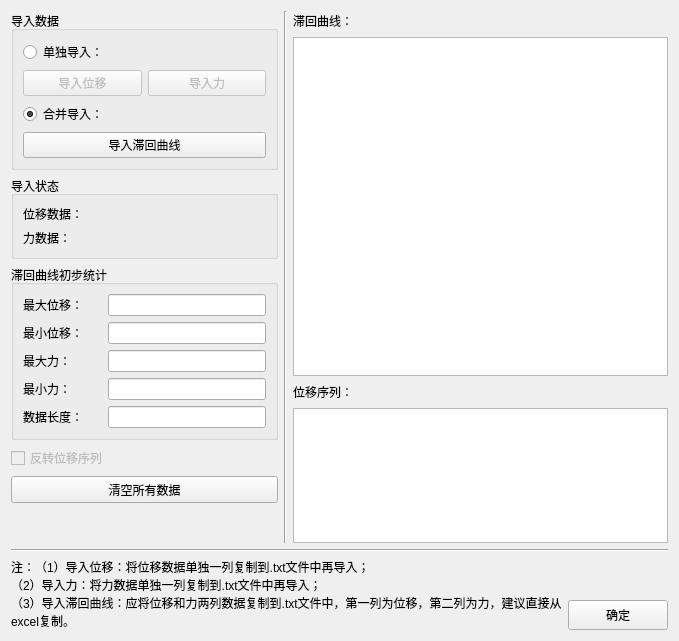
      <widget class="QWidget" name="tab1">
       <attribute name="title">
        <string>导入数据</string>
       </attribute>
       <layout class="QVBoxLayout" name="verticalLayout_24" stretch="1,0,0">
        <item>
         <layout class="QHBoxLayout" name="horizontalLayout_21" stretch="0,0,1">
          <item>
           <layout class="QVBoxLayout" name="verticalLayout_4">
            <item>
             <widget class="QGroupBox" name="groupBox">
              <property name="minimumSize">
               <size>
                <width>267</width>
                <height>159</height>
               </size>
              </property>
              <property name="maximumSize">
               <size>
                <width>267</width>
                <height>159</height>
               </size>
              </property>
              <property name="title">
               <string>导入数据</string>
              </property>
              <layout class="QVBoxLayout" name="verticalLayout_2" stretch="1,1,1,1">
               <item>
                <widget class="QRadioButton" name="radioButton">
                 <property name="text">
                  <string>单独导入：</string>
                 </property>
                </widget>
               </item>
               <item>
                <layout class="QHBoxLayout" name="horizontalLayout">
                 <item>
                  <widget class="QPushButton" name="pushButton">
                   <property name="enabled">
                    <bool>false</bool>
                   </property>
                   <property name="text">
                    <string>导入位移</string>
                   </property>
                  </widget>
                 </item>
                 <item>
                  <widget class="QPushButton" name="pushButton_2">
                   <property name="enabled">
                    <bool>false</bool>
                   </property>
                   <property name="text">
                    <string>导入力</string>
                   </property>
                  </widget>
                 </item>
                </layout>
               </item>
               <item>
                <widget class="QRadioButton" name="radioButton_2">
                 <property name="text">
                  <string>合并导入：</string>
                 </property>
                 <property name="checked">
                  <bool>true</bool>
                 </property>
                </widget>
               </item>
               <item>
                <widget class="QPushButton" name="pushButton_3">
                 <property name="text">
                  <string>导入滞回曲线</string>
                 </property>
                </widget>
               </item>
              </layout>
             </widget>
            </item>
            <item>
             <widget class="QGroupBox" name="groupBox_4">
              <property name="title">
               <string>导入状态</string>
              </property>
              <layout class="QVBoxLayout" name="verticalLayout_9">
               <item>
                <widget class="QLabel" name="label_13">
                 <property name="text">
                  <string>位移数据：</string>
                 </property>
                </widget>
               </item>
               <item>
                <widget class="QLabel" name="label_14">
                 <property name="text">
                  <string>力数据：</string>
                 </property>
                </widget>
               </item>
              </layout>
             </widget>
            </item>
            <item>
             <widget class="QGroupBox" name="groupBox_2">
              <property name="title">
               <string>滞回曲线初步统计</string>
              </property>
              <layout class="QGridLayout" name="gridLayout" columnstretch="1,2">
               <item row="0" column="0">
                <widget class="QLabel" name="label">
                 <property name="text">
                  <string>最大位移：</string>
                 </property>
                </widget>
               </item>
               <item row="2" column="1">
                <widget class="QLineEdit" name="lineEdit_3">
                 <property name="readOnly">
                  <bool>true</bool>
                 </property>
                 <property name="clearButtonEnabled">
                  <bool>false</bool>
                 </property>
                </widget>
               </item>
               <item row="3" column="0">
                <widget class="QLabel" name="label_4">
                 <property name="text">
                  <string>最小力：</string>
                 </property>
                </widget>
               </item>
               <item row="1" column="1">
                <widget class="QLineEdit" name="lineEdit_2">
                 <property name="readOnly">
                  <bool>true</bool>
                 </property>
                 <property name="clearButtonEnabled">
                  <bool>false</bool>
                 </property>
                </widget>
               </item>
               <item row="1" column="0">
                <widget class="QLabel" name="label_2">
                 <property name="text">
                  <string>最小位移：</string>
                 </property>
                </widget>
               </item>
               <item row="2" column="0">
                <widget class="QLabel" name="label_3">
                 <property name="text">
                  <string>最大力：</string>
                 </property>
                </widget>
               </item>
               <item row="3" column="1">
                <widget class="QLineEdit" name="lineEdit_4">
                 <property name="readOnly">
                  <bool>true</bool>
                 </property>
                 <property name="clearButtonEnabled">
                  <bool>false</bool>
                 </property>
                </widget>
               </item>
               <item row="0" column="1">
                <widget class="QLineEdit" name="lineEdit">
                 <property name="readOnly">
                  <bool>true</bool>
                 </property>
                 <property name="clearButtonEnabled">
                  <bool>false</bool>
                 </property>
                </widget>
               </item>
               <item row="4" column="0">
                <widget class="QLabel" name="label_10">
                 <property name="text">
                  <string>数据长度：</string>
                 </property>
                </widget>
               </item>
               <item row="4" column="1">
                <widget class="QLineEdit" name="lineEdit_5">
                 <property name="readOnly">
                  <bool>true</bool>
                 </property>
                </widget>
               </item>
              </layout>
             </widget>
            </item>
            <item>
             <widget class="QCheckBox" name="checkBox_6">
              <property name="enabled">
               <bool>false</bool>
              </property>
              <property name="text">
               <string>反转位移序列</string>
              </property>
             </widget>
            </item>
            <item>
             <widget class="QPushButton" name="pushButton_8">
              <property name="minimumSize">
               <size>
                <width>0</width>
                <height>27</height>
               </size>
              </property>
              <property name="text">
               <string>清空所有数据</string>
              </property>
             </widget>
            </item>
            <item>
             <spacer name="verticalSpacer">
              <property name="orientation">
               <enum>Qt::Vertical</enum>
              </property>
              <property name="sizeHint" stdset="0">
               <size>
                <width>20</width>
                <height>40</height>
               </size>
              </property>
             </spacer>
            </item>
           </layout>
          </item>
          <item>
           <widget class="Line" name="line">
            <property name="orientation">
             <enum>Qt::Vertical</enum>
            </property>
           </widget>
          </item>
          <item>
           <layout class="QVBoxLayout" name="verticalLayout_23" stretch="0,5,0,2">
            <item>
             <layout class="QHBoxLayout" name="horizontalLayout_2">
              <item>
               <widget class="QLabel" name="label_5">
                <property name="text">
                 <string>滞回曲线：</string>
                </property>
               </widget>
              </item>
              <item>
               <spacer name="horizontalSpacer_22">
                <property name="orientation">
                 <enum>Qt::Horizontal</enum>
                </property>
                <property name="sizeHint" stdset="0">
                 <size>
                  <width>40</width>
                  <height>20</height>
                 </size>
                </property>
               </spacer>
              </item>
             </layout>
            </item>
            <item>
             <widget class="QGraphicsView" name="graphicsView"/>
            </item>
            <item>
             <layout class="QHBoxLayout" name="horizontalLayout_22">
              <item>
               <widget class="QLabel" name="label_6">
                <property name="text">
                 <string>位移序列：</string>
                </property>
               </widget>
              </item>
              <item>
               <spacer name="horizontalSpacer_23">
                <property name="orientation">
                 <enum>Qt::Horizontal</enum>
                </property>
                <property name="sizeHint" stdset="0">
                 <size>
                  <width>40</width>
                  <height>20</height>
                 </size>
                </property>
               </spacer>
              </item>
             </layout>
            </item>
            <item>
             <widget class="QGraphicsView" name="graphicsView_2"/>
            </item>
           </layout>
          </item>
         </layout>
        </item>
        <item>
         <widget class="Line" name="line_2">
          <property name="orientation">
           <enum>Qt::Horizontal</enum>
          </property>
         </widget>
        </item>
        <item>
         <layout class="QHBoxLayout" name="horizontalLayout_4" stretch="1,0">
          <item>
           <widget class="QLabel" name="label_7">
            <property name="text">
             <string>注：（1）导入位移：将位移数据单独一列复制到.txt文件中再导入；
（2）导入力：将力数据单独一列复制到.txt文件中再导入；
（3）导入滞回曲线：应将位移和力两列数据复制到.txt文件中，第一列为位移，第二列为力，建议直接从excel复制。</string>
            </property>
            <property name="wordWrap">
             <bool>true</bool>
            </property>
           </widget>
          </item>
          <item>
           <layout class="QVBoxLayout" name="verticalLayout_3">
            <property name="sizeConstraint">
             <enum>QLayout::SetDefaultConstraint</enum>
            </property>
            <item>
             <spacer name="verticalSpacer_2">
              <property name="orientation">
               <enum>Qt::Vertical</enum>
              </property>
              <property name="sizeHint" stdset="0">
               <size>
                <width>20</width>
                <height>40</height>
               </size>
              </property>
             </spacer>
            </item>
            <item>
             <widget class="QPushButton" name="pushButton_4">
              <property name="minimumSize">
               <size>
                <width>100</width>
                <height>30</height>
               </size>
              </property>
              <property name="maximumSize">
               <size>
                <width>100</width>
                <height>30</height>
               </size>
              </property>
              <property name="layoutDirection">
               <enum>Qt::LeftToRight</enum>
              </property>
              <property name="text">
               <string>确定</string>
              </property>
              <property name="autoDefault">
               <bool>false</bool>
              </property>
              <property name="default">
               <bool>false</bool>
              </property>
              <property name="flat">
               <bool>false</bool>
              </property>
             </widget>
            </item>
           </layout>
          </item>
         </layout>
        </item>
       </layout>
      </widget>
